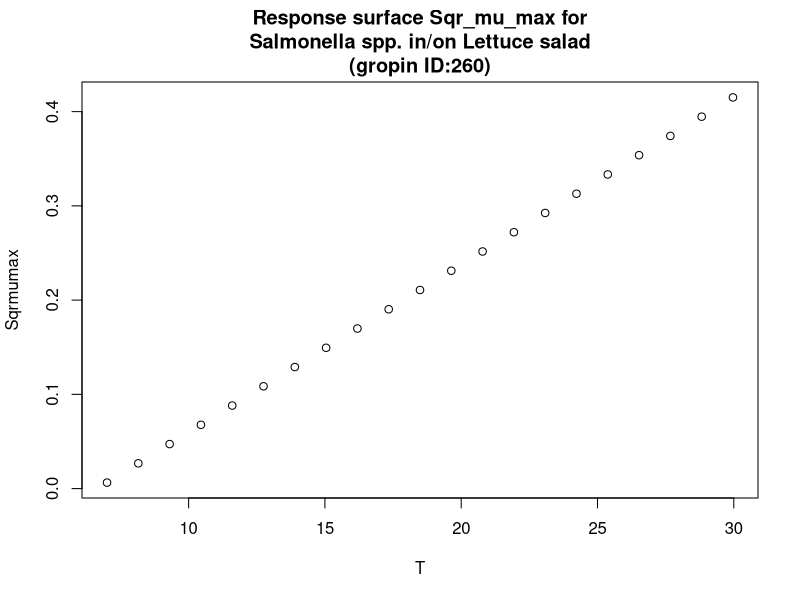

Here is the R script that generated this plot:
#############################
# start of Parameter script
#############################
T <- seq(7.007,29.97002997003,length.out=21)
#############################
# end of Parameter script
#############################
############################# 
# start of Model script Gropin ID 260 
#############################
 
# constant coefficients for this model
 
variables <- data.frame(T)
argumentsPar <- unique.data.frame(expand.grid(variables))
 
# heart of the model
response_surface <- function(T) {
   mumax <-0.0178*(T-6.65)

	return(mumax=mumax)
} 

# output parameters
responseSurface <- cbind(argumentsPar,response_surface(argumentsPar['T']))
colnames(responseSurface) <- c(colnames(argumentsPar),'Sqrmumax')
#############################
# End of Model script
#############################
############################# 
# start of Visualisation script Gropin ID 260 
#############################
titleText <-'Response surface Sqr_mu_max for
Salmonella spp. in/on Lettuce salad
(gropin ID:260)'
plot(T,responseSurface$'Sqrmumax',xlab='T',
                          ylab='Sqrmumax',main=titleText)
#############################
# End of Visualisation script
#############################
